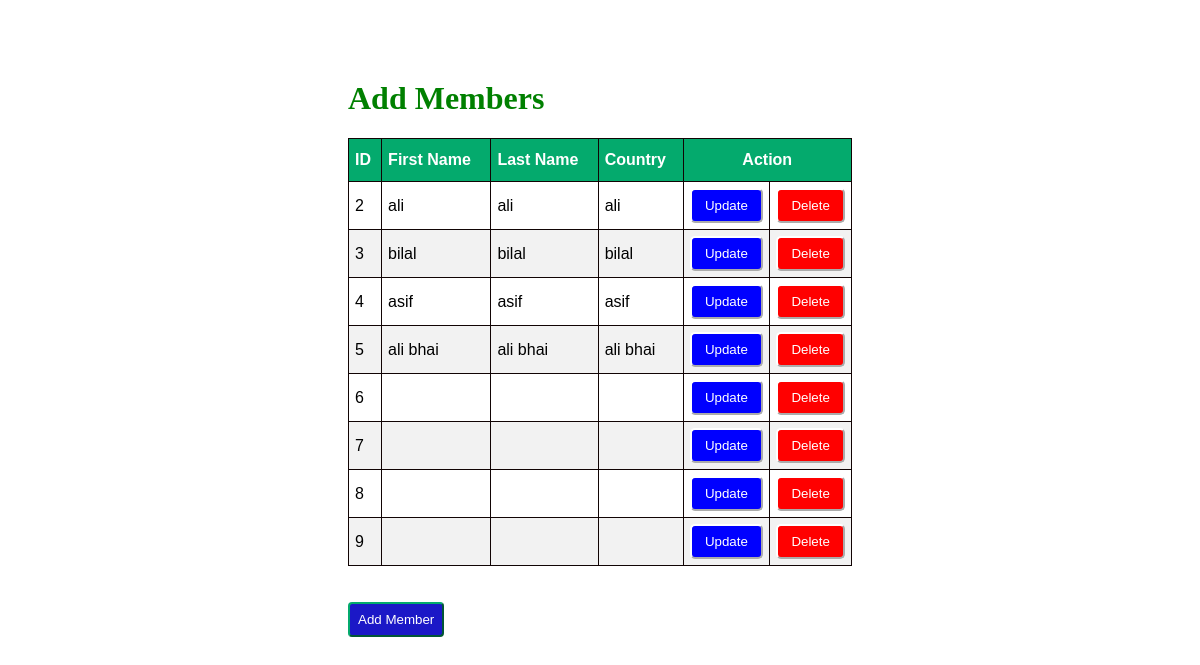
The page / on the database its author committed.
### newapp/models.py (models this page shows)
class Member(models.Model):
    firstname = models.CharField(max_length=100)
    lastname = models.CharField(max_length=100)
    country = models.CharField(max_length=100)

### newapp/views.py (the view)
# urls.py: path('', views.index, name='index'),
def index(request):
    mem = Member.objects.all()
    return render(request, 'index.html',{'mem': mem})

### newapp/templates/index.html (shortened to what this page needs)
<!DOCTYPE html>
<html lang="en">
<head>
</head>
{% load static %}
 <link rel="stylesheet" href="{% static 'css/style.css' %}">
<body>
    <div class="container">
        <h1>Add Members</h1>
        <table id="customers" border="1">
            <thead>
                <th>ID</th>
                <th>First Name</th>
                <th>Last Name</th>
                <th>Country</th>
                <th colspan="2" id="mid">Action</th>
            </thead>
            {% for x in mem %}
            <tr>
                <td>{{x.id}}</td>
                <td>{{x.firstname}}</td>
                <td>{{x.lastname}}</td>
                <td>{{x.country}}</td>
                <td>
                    <a herf="update/{{x.id}}"><button id="up">Update</button></a>
                </td>
                <td>
                    <a herf="delete/{{x.id}}"><button id="del">Delete</button></a>
                </td>
            </tr>
            {% endfor %}
        </table>
        <br><br>
        <a href="{% url 'add' %}"><button id="new3">Add Member</button></a>
    </div>
</body>
</html>

### newapp/static/css/style.css (style rules this page uses)
.container { margin: 80px 240px 60px 240px; padding: 0px 100px 100px 100px; }
#customers { font-family: Arial, Helvetica, sans-serif; border-collapse: collapse; width: 100%; }
#customers td, #customers th { border: 1px solid rgb(17, 4, 4); padding: 6px; }
#customers tr:nth-child(even) { background-color: #f2f2f2; }
#customers th { padding-top: 12px; padding-bottom: 12px; text-align: left; background-color: #04AA6D; color: white; }
#customers #mid { text-align: center; }
#customers #up { background-color: blue; border-color: white; border-radius: 5px; padding: 8px; color: white; }
#customers #del { background-color: red; border-color: white; border-radius: 5px; padding: 8px; color: white; }
#customers button { width: 100%; }
h1 { color: green; }
.container #new3 { padding: 8px; background-color: rgb(27, 24, 199); color: white; border-radius: 4px; border-color: #04AA6D; }

### rows shown on the page
Member: id "2", firstname "ali", lastname "ali", country "ali"
Member: id "3", firstname "bilal", lastname "bilal", country "bilal"
Member: id "4", firstname "asif", lastname "asif", country "asif"
Member: id "5", firstname "ali bhai", lastname "ali bhai", country "ali bhai"
Member: id "6"
Member: id "7"
Member: id "8"
Member: id "9"
